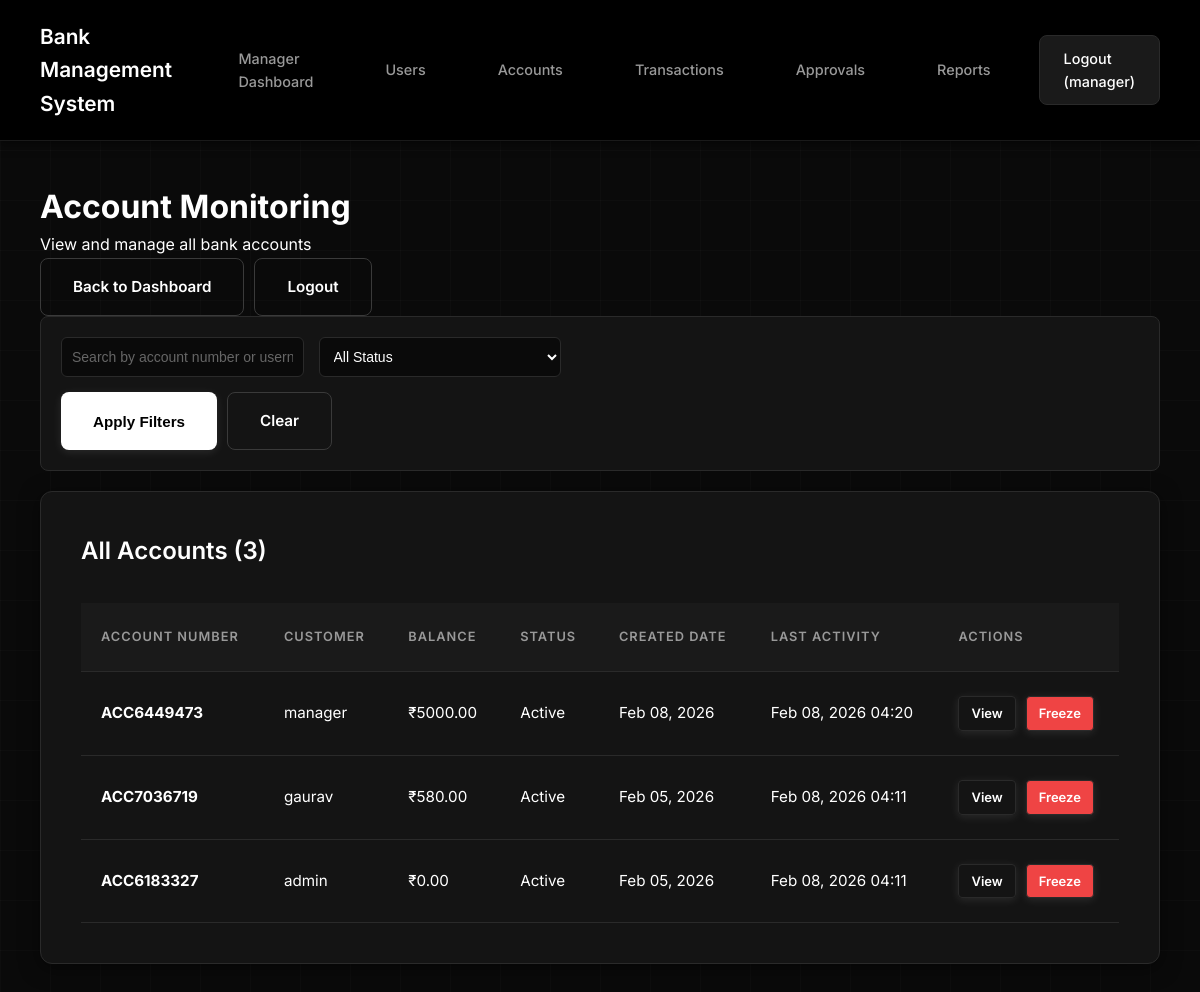
/bank/manager/accounts/ (signed in), run on an earlier commit of the app's database.
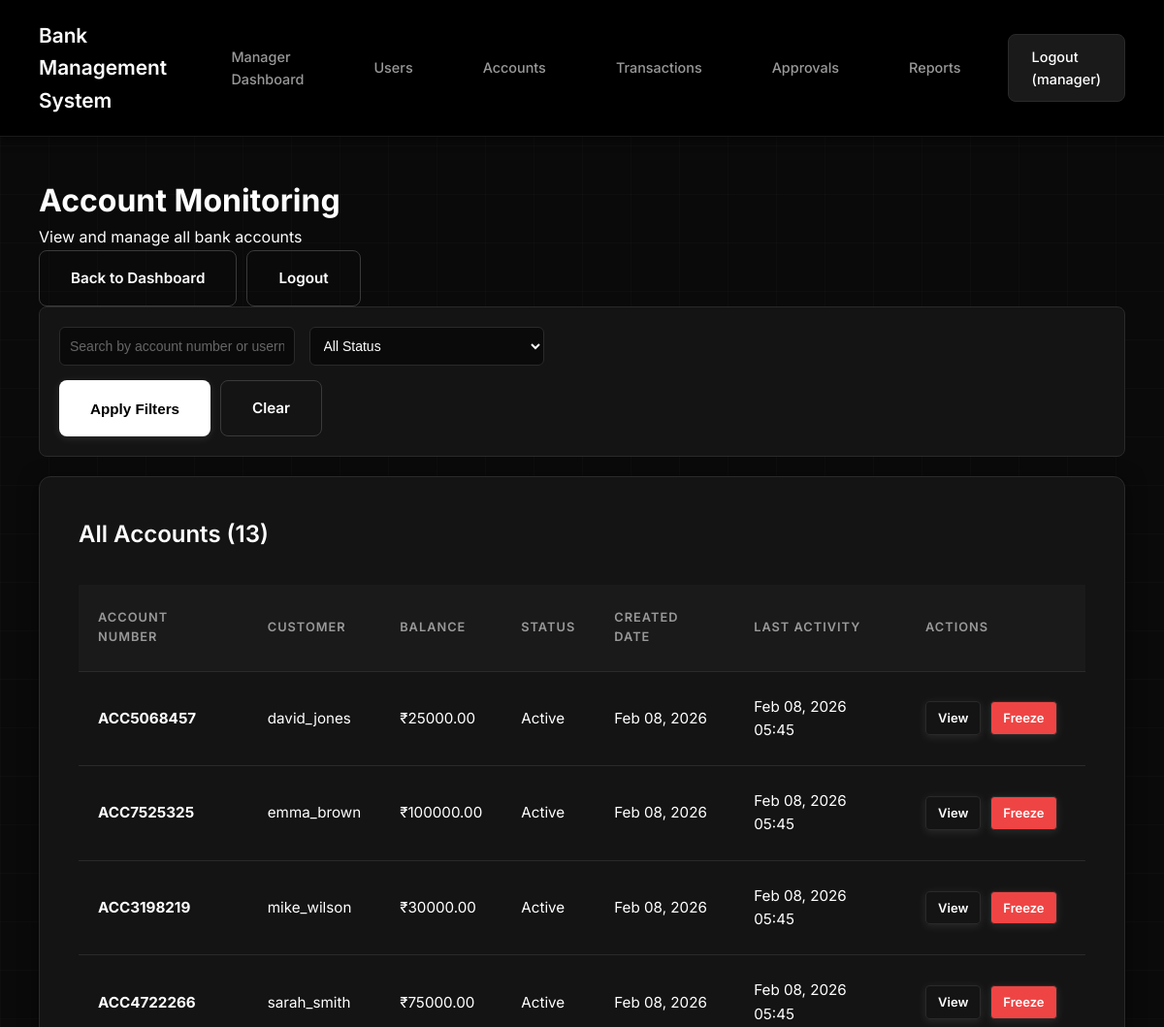
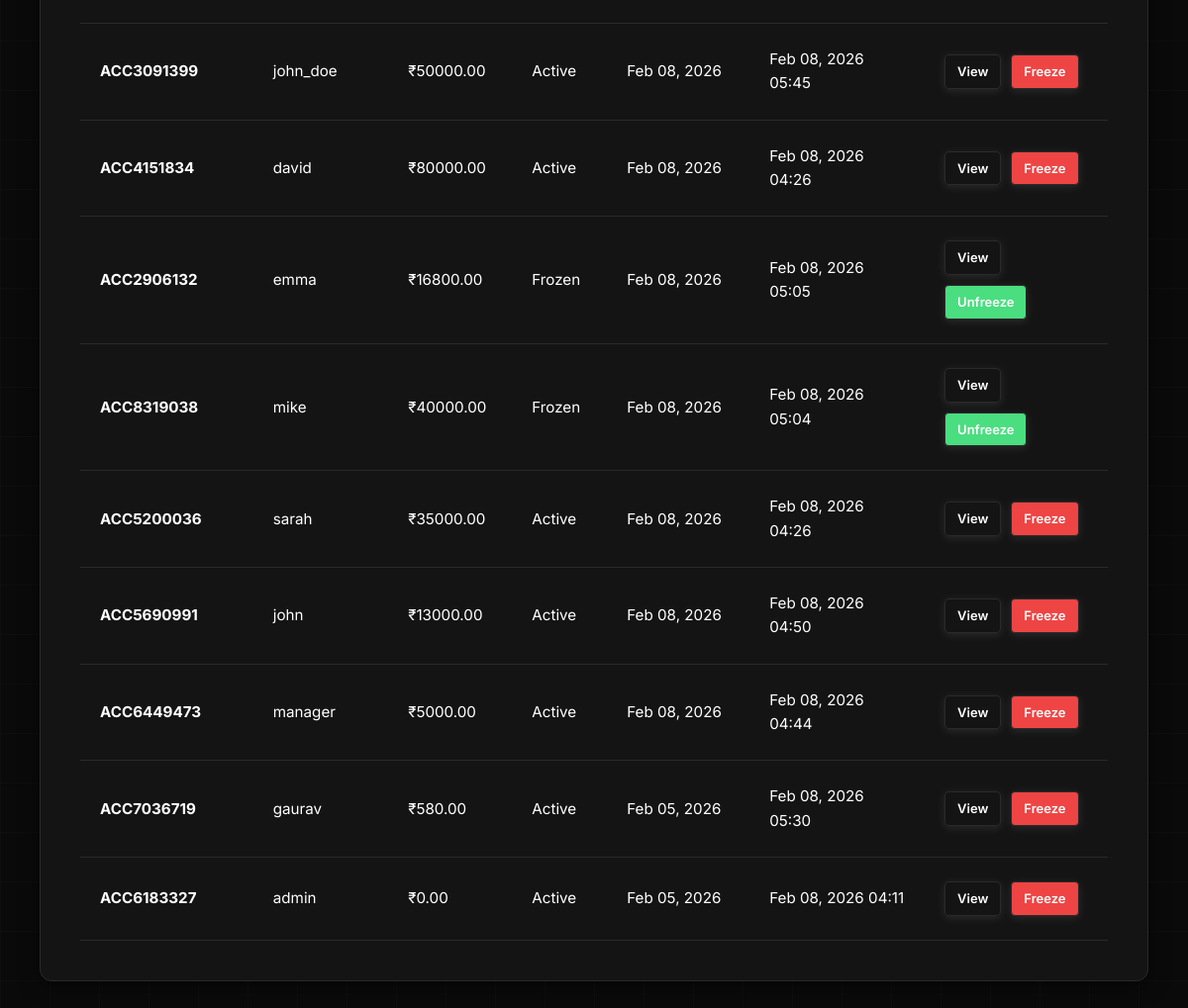
And on a later commit of the database (2 pictures, top to bottom).
### apps/bank/models.py (models this page shows, shortened)
class Account(models.Model):
    ACTIVE = 'ACTIVE'
    FROZEN = 'FROZEN'
    STATUS_CHOICES = [
        (ACTIVE, 'Active'),
        (FROZEN, 'Frozen'),
    ]
    user = models.OneToOneField(
        User,
        on_delete=models.CASCADE,
        related_name='account'
    )
    account_number = models.CharField(
        max_length=10,
        unique=True,
        editable=False
    )
    balance = models.DecimalField(
        max_digits=12,
        decimal_places=2,
        default=0.00
    )
    status = models.CharField(
        max_length=10,
        choices=STATUS_CHOICES,
        default=ACTIVE
    )
    created_at = models.DateTimeField(auto_now_add=True)
    last_activity = models.DateTimeField(auto_now=True)
    class Meta:
        ordering = ['-created_at']  # Newest accounts first

### apps/bank/manager_views.py (the view)
    def wrapper(request, *args, **kwargs):
        if not hasattr(request.user, 'manager_profile'):
            messages.error(request, 'You are not authorized to access this page.')
            return redirect('users:login')
        return view_func(request, *args, **kwargs)

### apps/bank/manager_views.py (called while the page is built)
def manager_required(view_func):
    def wrapper(request, *args, **kwargs):
        if not hasattr(request.user, 'manager_profile'):
            messages.error(request, 'You are not authorized to access this page.')
            return redirect('users:login')
        return view_func(request, *args, **kwargs)
    return wrapper

@login_required(login_url='bank:manager_login')
@manager_required
def manager_accounts_view(request):
    manager = request.user.manager_profile
    search_query = request.GET.get('search', '')
    status_filter = request.GET.get('status', '')
    accounts = Account.objects.select_related('user').all()
    if search_query:
        accounts = accounts.filter(
            Q(account_number__icontains=search_query) |
            Q(user__username__icontains=search_query)
        )
    if status_filter:
        accounts = accounts.filter(status=status_filter)
    context = {
        'manager': manager,
        'accounts': accounts,
        'search_query': search_query,
        'status_filter': status_filter,
    }
    return render(request, 'bank/manager_accounts.html', context)

### templates/bank/manager_accounts.html (shortened to what this page needs)
{% extends 'base.html' %}
{% block content %}
<div class="dashboard-container">
    <div class="dashboard-header">
        <div>
            <h1>Account Monitoring</h1>
            <p class="subtitle">View and manage all bank accounts</p>
        </div>
        <div style="display: flex; gap: 10px;">
            <a href="{% url 'bank:manager_dashboard' %}" class="btn btn-secondary">Back to Dashboard</a>
            <a href="{% url 'bank:manager_logout' %}" class="btn btn-secondary">Logout</a>
        </div>
    </div>
    <div class="filter-form">
        <form method="get">
            <div class="filter-row">
                <input
                    type="text"
                    name="search"
                    placeholder="Search by account number or username..."
                    value="{{ search_query }}"
                >
                <select name="status">
                    <option value="">All Status</option>
                </select>
            </div>
            <div class="filter-actions">
                <button type="submit" class="btn btn-primary">Apply Filters</button>
                <a href="{% url 'bank:manager_accounts' %}" class="btn btn-secondary">Clear</a>
            </div>
        </form>
    </div>
    <div class="card">
        <h2>All Accounts ({{ accounts.count }})</h2>
        {% if accounts %}
        <div class="table-responsive">
            <table class="transactions-table">
                <thead>
                    <tr>
                        <th>Account Number</th>
                        <th>Customer</th>
                        <th>Balance</th>
                        <th>Status</th>
                        <th>Created Date</th>
                        <th>Last Activity</th>
                        <th>Actions</th>
                    </tr>
                </thead>
                <tbody>
                    {% for account in accounts %}
                    <tr>
                        <td><strong>{{ account.account_number }}</strong></td>
                        <td>{{ account.user.username }}</td>
                        <td class="amount">₹{{ account.balance|floatformat:2 }}</td>
                        <td>
                            {% if account.status == 'ACTIVE' %}
                                <span class="badge badge-success">Active</span>
                            {% else %}
                                <span class="badge badge-danger">Frozen</span>
                            {% endif %}
                        </td>
                        <td>{{ account.created_at|date:"M d, Y" }}</td>
                        <td>{{ account.last_activity|date:"M d, Y H:i" }}</td>
                        <td>
                            <div class="action-buttons">
                                <a href="{% url 'bank:manager_account_detail' account.id %}" class="btn btn-sm">View</a>
                                {% if account.status == 'ACTIVE' %}
                                    <a href="{% url 'bank:manager_freeze_account' account.id %}" class="btn btn-sm" style="background: #ef4444;">Freeze</a>
                                {% else %}
                                    <a href="{% url 'bank:manager_unfreeze_account' account.id %}" class="btn btn-sm" style="background: #4ade80;">Unfreeze</a>
                                {% endif %}
                            </div>
                        </td>
                    </tr>
                    {% endfor %}
                </tbody>
            </table>
        </div>
        {% else %}
        <p class="empty-state">No accounts found.</p>
        {% endif %}
    </div>
</div>
{% endblock %}

### templates/base.html (shortened to what this page needs)
{% load static %}
<!DOCTYPE html>
<html lang="en">
<head>
    <link rel="stylesheet" href="{% static 'css/style.css' %}?v=4.2">
</head>
<body>
    {% if user.is_authenticated %}
    <nav>
        <div class="nav-container">
            <div class="nav-header">
                <h1>Bank Management System</h1>
            </div>
            <ul class="nav-menu" id="navMenu">
                {% if user.manager_profile %}
                    <li><a href="{% url 'bank:manager_dashboard' %}">Manager Dashboard</a></li>
                    <li><a href="{% url 'bank:manager_users' %}">Users</a></li>
                    <li><a href="{% url 'bank:manager_accounts' %}">Accounts</a></li>
                    <li><a href="{% url 'bank:manager_transactions' %}">Transactions</a></li>
                    <li><a href="{% url 'bank:manager_pending_approvals' %}">Approvals</a></li>
                    <li><a href="{% url 'bank:manager_reports' %}">Reports</a></li>
                    <li><a href="{% url 'bank:manager_logout' %}" class="logout-btn">Logout ({{ user.username }})</a></li>
                {% endif %}
            </ul>
        </div>
    </nav>
    {% endif %}
    {% if user.is_authenticated %}
    <div class="container">
    {% endif %}
        {% block content %}
        {% endblock %}
    {% if user.is_authenticated %}
    </div>
    {% endif %}
</body>
</html>

### static/css/style.css (style rules this page uses)
*, *::before, *::after { margin: 0; padding: 0; box-sizing: border-box; }
html, body { width: 100%; overflow-x: hidden; }
body { font-family: 'Inter', 'Segoe UI', Tahoma, Geneva, Verdana, sans-serif; background: #0a0a0a; color: #ffffff; line-height: 1.6; min-height: 100vh; position: relative; }
body::before { content: ''; position: fixed; top: 0; right: 0; width: 100%; height: 100%; background: linear-gradient(90deg, rgba(255, 255, 255, 0.02) 1px, transparent 1px), linear-gradient(rgba(255, 255, 255, 0.02) 1px, transparent 1px); background-size: 50px 50px; pointer-events: none; z-index: 0; }
nav { background: #000000; color: white; padding: 1.25rem 2.5rem; box-shadow: 0 2px 10px rgba(0, 0, 0, 0.5); border-bottom: 1px solid #1a1a1a; position: relative; z-index: 100; }
nav .nav-container { display: flex; justify-content: space-between; align-items: center; max-width: 1400px; margin: 0 auto; }
nav .nav-header { display: flex; justify-content: space-between; align-items: center; width: 100%; }
nav h1 { font-size: 1.3rem; font-weight: 600; color: #ffffff; display: flex; align-items: center; gap: 0.5rem; }
nav .nav-menu { list-style: none; display: flex; gap: 1.5rem; align-items: center; }
nav a { color: #999999; text-decoration: none; transition: all 0.3s ease; font-weight: 500; font-size: 0.9rem; padding: 0.7rem 1.5rem; border-radius: 8px; display: inline-block; }
nav .logout-btn { background: #1a1a1a; color: #ffffff; border: 1px solid #2a2a2a; }
.container { max-width: 1400px; margin: 2.5rem auto; padding: 0 2.5rem; position: relative; z-index: 1; }
.card { background: #141414; border: 1px solid #2a2a2a; border-radius: 12px; padding: 2.5rem; margin-bottom: 2rem; box-shadow: 0 4px 20px rgba(0, 0, 0, 0.5); transition: transform 0.3s ease, box-shadow 0.3s ease; }
.card h2 { color: #ffffff; margin-bottom: 1.5rem; font-weight: 600; font-size: 1.5rem; }
form { max-width: 500px; }
input[type="text"], input[type="email"], input[type="password"], input[type="number"], .form-control { width: 100%; padding: 0.875rem 1rem; background: #1a1a1a; border: 1px solid #2a2a2a; border-radius: 8px; font-size: 1rem; color: #ffffff; transition: all 0.3s ease; }
input::placeholder { color: #666666; }
.btn { display: inline-flex; align-items: center; justify-content: center; gap: 0.5rem; padding: 1rem 2rem; background: #ffffff; color: #000000; border: none; border-radius: 8px; cursor: pointer; font-size: 0.95rem; font-weight: 600; text-decoration: none; transition: all 0.3s ease; box-shadow: 0 2px 10px rgba(255, 255, 255, 0.1); }
.btn-secondary { background: transparent; border: 1px solid #3a3a3a; color: #ffffff; box-shadow: none; pointer-events: auto; position: relative; z-index: 1; }
table { width: 100%; border-collapse: collapse; margin-top: 2rem; }
table th, table td { padding: 1.5rem 1.25rem; text-align: left; border-bottom: 1px solid #2a2a2a; }
table th { background: #1a1a1a; color: #999999; font-weight: 600; font-size: 0.8rem; text-transform: uppercase; letter-spacing: 1px; }
table td { color: #ffffff; font-size: 0.95rem; }
table tr { transition: background 0.2s ease; }
.btn-sm { padding: 6px 12px; font-size: 13px; background: transparent; border: 1px solid #2a2a2a; color: #fff; border-radius: 4px; cursor: pointer; text-decoration: none; display: inline-block; }
.filter-form { background: #141414; border: 1px solid #2a2a2a; border-radius: 8px; padding: 20px; margin-bottom: 20px; }
.filter-row { display: grid; grid-template-columns: repeat(auto-fit, minmax(200px, 1fr)); gap: 15px; margin-bottom: 15px; }
.filter-row input, .filter-row select { padding: 10px; background: #0a0a0a; border: 1px solid #2a2a2a; border-radius: 6px; color: #fff; font-size: 14px; }
.filter-actions { display: flex; gap: 10px; }
.action-buttons { display: flex; gap: 10px; flex-wrap: wrap; }

What changed in the data, as far as the page shows it:
added Account: account_number "ACC5068457", user.username "david_jones", balance "25000.00", status "Active", created_at "Feb 08, 2026", last_activity "Feb 08, 2026 05:45"
added Account: account_number "ACC7525325", user.username "emma_brown", balance "100000.00", status "Active", created_at "Feb 08, 2026", last_activity "Feb 08, 2026 05:45"
added Account: account_number "ACC3198219", user.username "mike_wilson", balance "30000.00", status "Active", created_at "Feb 08, 2026", last_activity "Feb 08, 2026 05:45"
added Account: account_number "ACC4722266", user.username "sarah_smith", balance "75000.00", status "Active", created_at "Feb 08, 2026", last_activity "Feb 08, 2026 05:45"
added Account: account_number "ACC3091399", user.username "john_doe", balance "50000.00", status "Active", created_at "Feb 08, 2026", last_activity "Feb 08, 2026 05:45"
added Account: account_number "ACC4151834", user.username "david", balance "80000.00", status "Active", created_at "Feb 08, 2026", last_activity "Feb 08, 2026 04:26"
added Account: account_number "ACC2906132", user.username "emma", balance "16800.00", status "Frozen", created_at "Feb 08, 2026", last_activity "Feb 08, 2026 05:05"
added Account: account_number "ACC8319038", user.username "mike", balance "40000.00", status "Frozen", created_at "Feb 08, 2026", last_activity "Feb 08, 2026 05:04"
added Account: account_number "ACC5200036", user.username "sarah", balance "35000.00", status "Active", created_at "Feb 08, 2026", last_activity "Feb 08, 2026 04:26"
added Account: account_number "ACC5690991", user.username "john", balance "13000.00", status "Active", created_at "Feb 08, 2026", last_activity "Feb 08, 2026 04:50"
changed Account "ACC6449473": last_activity "Feb 08, 2026 04:20" → "Feb 08, 2026 04:44"
changed Account "ACC7036719": last_activity "Feb 08, 2026 04:11" → "Feb 08, 2026 05:30"
Also different on the page:
{{ accounts.count }}: "3" → "13"
